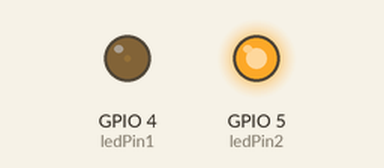
Simulated run of this sketch. Board: ESP32. Shown: output pins drawn as LEDs (lit = HIGH). What the sketch prints to the serial monitor is not drawn.

Above: at 0.05 s.
At 1.15 s:
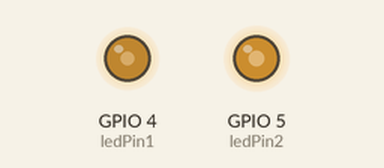
At 2.3 s:
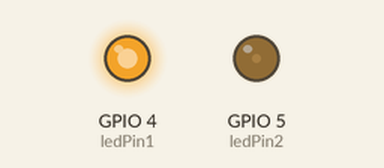
At 4.6 s:
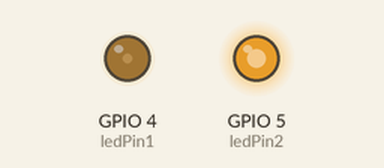
Timing chart, 0 to 6.7 s (numbered marks = the images above):
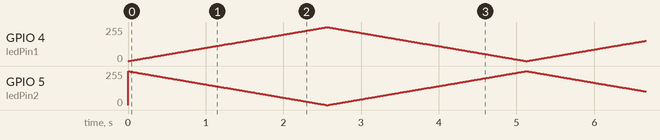

The sketch:

sketch_jan12a_copy_20260618090644777.ino
```cpp
// 定义两个LED引脚
const int ledPin1 = 4;  // D4
const int ledPin2 = 5;  // D5

// PWM参数
const int freq = 5000;
const int resolution = 8;

// 分配2个独立LEDC通道（ESP32共0~15通道，任选不重复数字）
const int channel1 = 0;
const int channel2 = 1;

void setup() {
  Serial.begin(115200);
  // 配置通道参数
  ledcSetup(channel1, freq, resolution);
  ledcSetup(channel2, freq, resolution);
  // 通道绑定对应LED引脚
  ledcAttachPin(ledPin1, channel1);
  ledcAttachPin(ledPin2, channel2);
}

void loop() {
  // 阶段1：D4慢慢变亮，D5同步慢慢变暗
  for(int duty = 0; duty <= 255; duty++){
    ledcWrite(channel1, duty);
    ledcWrite(channel2, 255 - duty);
    delay(10);
  }

  // 阶段2：D4慢慢变暗，D5同步慢慢变亮
  for(int duty = 255; duty >= 0; duty--){
    ledcWrite(channel1, duty);
    ledcWrite(channel2, 255 - duty);
    delay(10);
  }

  Serial.println("交替呼吸一轮完成");
}
```
